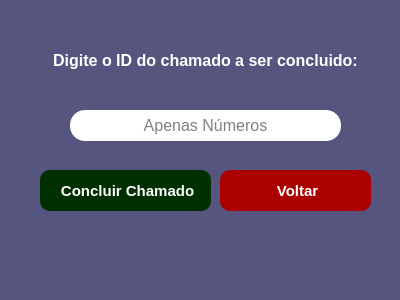
<?xml version="1.0" encoding="UTF-8"?>
<ui version="4.0">
 <class>MainWindow</class>
 <widget class="QMainWindow" name="MainWindow">
  <property name="geometry">
   <rect>
    <x>0</x>
    <y>0</y>
    <width>400</width>
    <height>300</height>
   </rect>
  </property>
  <property name="font">
   <font>
    <pointsize>7</pointsize>
   </font>
  </property>
  <property name="windowTitle">
   <string>Concluir Chamados</string>
  </property>
  <property name="styleSheet">
   <string notr="true">color: rgb(255, 255, 255);
background-color: rgb(85, 85, 127);</string>
  </property>
  <property name="inputMethodHints">
   <set>Qt::ImhPreferNumbers</set>
  </property>
  <widget class="QWidget" name="centralwidget">
   <widget class="QLabel" name="label">
    <property name="geometry">
     <rect>
      <x>30</x>
      <y>40</y>
      <width>351</width>
      <height>41</height>
     </rect>
    </property>
    <property name="font">
     <font>
      <pointsize>12</pointsize>
      <weight>75</weight>
      <bold>true</bold>
     </font>
    </property>
    <property name="text">
     <string>Digite o ID do chamado a ser concluido:</string>
    </property>
    <property name="alignment">
     <set>Qt::AlignCenter</set>
    </property>
   </widget>
   <widget class="QLineEdit" name="lineEdit">
    <property name="geometry">
     <rect>
      <x>70</x>
      <y>110</y>
      <width>271</width>
      <height>31</height>
     </rect>
    </property>
    <property name="font">
     <font>
      <pointsize>12</pointsize>
     </font>
    </property>
    <property name="styleSheet">
     <string notr="true">padding: 5px; color: #000; background-color: #fff;
border-width: 2px; border-radius: 15px; border-color: #000;</string>
    </property>
    <property name="inputMethodHints">
     <set>Qt::ImhNone</set>
    </property>
    <property name="text">
     <string/>
    </property>
    <property name="alignment">
     <set>Qt::AlignCenter</set>
    </property>
    <property name="placeholderText">
     <string>Apenas Números</string>
    </property>
   </widget>
   <widget class="QPushButton" name="pushButton">
    <property name="geometry">
     <rect>
      <x>40</x>
      <y>170</y>
      <width>171</width>
      <height>41</height>
     </rect>
    </property>
    <property name="font">
     <font>
      <pointsize>11</pointsize>
      <weight>75</weight>
      <bold>true</bold>
     </font>
    </property>
    <property name="styleSheet">
     <string notr="true">border-radius: 10px;
color: rgb(255, 255, 255);
background-color: rgb(0, 47, 0);</string>
    </property>
    <property name="text">
     <string> Concluir Chamado</string>
    </property>
    <property name="icon">
     <iconset>
      <normaloff>../src/verificado.png</normaloff>../src/verificado.png</iconset>
    </property>
   </widget>
   <widget class="QLabel" name="label_2">
    <property name="geometry">
     <rect>
      <x>100</x>
      <y>230</y>
      <width>211</width>
      <height>31</height>
     </rect>
    </property>
    <property name="font">
     <font>
      <pointsize>10</pointsize>
      <weight>75</weight>
      <bold>true</bold>
     </font>
    </property>
    <property name="styleSheet">
     <string notr="true">color: rgb(0, 195, 0);</string>
    </property>
    <property name="text">
     <string/>
    </property>
    <property name="alignment">
     <set>Qt::AlignCenter</set>
    </property>
   </widget>
   <widget class="QPushButton" name="pushButton_2">
    <property name="geometry">
     <rect>
      <x>220</x>
      <y>170</y>
      <width>151</width>
      <height>41</height>
     </rect>
    </property>
    <property name="font">
     <font>
      <pointsize>11</pointsize>
      <weight>75</weight>
      <bold>true</bold>
     </font>
    </property>
    <property name="styleSheet">
     <string notr="true">border-radius: 10px;
color: rgb(255, 255, 255);
background-color: rgb(170, 0, 0);</string>
    </property>
    <property name="text">
     <string> Voltar</string>
    </property>
    <property name="icon">
     <iconset>
      <normaloff>../src/sair.png</normaloff>../src/sair.png</iconset>
    </property>
   </widget>
  </widget>
  <widget class="QStatusBar" name="statusbar"/>
 </widget>
 <resources/>
 <connections/>
</ui>
